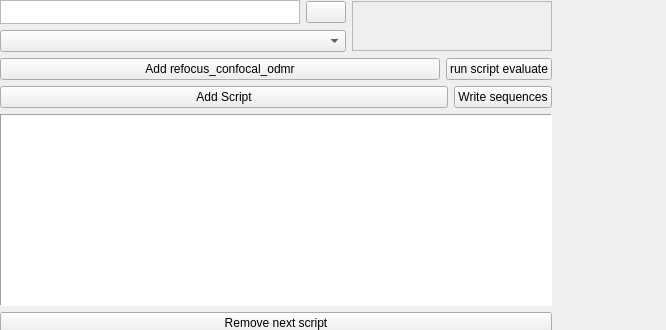
<?xml version="1.0" encoding="UTF-8"?>
<ui version="4.0">
 <class>window</class>
 <widget class="QWidget" name="window">
  <property name="geometry">
   <rect>
    <x>0</x>
    <y>0</y>
    <width>666</width>
    <height>330</height>
   </rect>
  </property>
  <property name="windowTitle">
   <string>Form</string>
  </property>
  <property name="windowOpacity">
   <double>1.000000000000000</double>
  </property>
  <property name="autoFillBackground">
   <bool>false</bool>
  </property>
  <widget class="QWidget" name="">
   <layout class="QVBoxLayout" name="verticalLayout_3">
    <item>
     <layout class="QHBoxLayout" name="horizontalLayout_4">
      <item>
       <layout class="QVBoxLayout" name="verticalLayout">
        <item>
         <layout class="QHBoxLayout" name="horizontalLayout_2">
          <item>
           <widget class="QTextBrowser" name="user_script_folder_text_field">
            <property name="enabled">
             <bool>true</bool>
            </property>
            <property name="sizePolicy">
             <sizepolicy hsizetype="Minimum" vsizetype="Fixed">
              <horstretch>0</horstretch>
              <verstretch>0</verstretch>
             </sizepolicy>
            </property>
            <property name="minimumSize">
             <size>
              <width>300</width>
              <height>0</height>
             </size>
            </property>
            <property name="maximumSize">
             <size>
              <width>16777215</width>
              <height>24</height>
             </size>
            </property>
            <property name="readOnly">
             <bool>false</bool>
            </property>
           </widget>
          </item>
          <item>
           <widget class="QPushButton" name="user_script_folder_pushButton">
            <property name="sizePolicy">
             <sizepolicy hsizetype="Fixed" vsizetype="Fixed">
              <horstretch>0</horstretch>
              <verstretch>0</verstretch>
             </sizepolicy>
            </property>
            <property name="text">
             <string/>
            </property>
            <property name="icon">
             <iconset>
              <normalon>folder_icon.png</normalon>
             </iconset>
            </property>
            <property name="iconSize">
             <size>
              <width>16</width>
              <height>16</height>
             </size>
            </property>
           </widget>
          </item>
         </layout>
        </item>
        <item>
         <widget class="QComboBox" name="selected_user_script_combo_box">
          <property name="maxVisibleItems">
           <number>40</number>
          </property>
         </widget>
        </item>
       </layout>
      </item>
      <item>
       <widget class="QTextEdit" name="user_script_params_text_field">
        <property name="enabled">
         <bool>false</bool>
        </property>
        <property name="sizePolicy">
         <sizepolicy hsizetype="Expanding" vsizetype="Fixed">
          <horstretch>0</horstretch>
          <verstretch>0</verstretch>
         </sizepolicy>
        </property>
        <property name="maximumSize">
         <size>
          <width>200</width>
          <height>50</height>
         </size>
        </property>
       </widget>
      </item>
     </layout>
    </item>
    <item>
     <layout class="QHBoxLayout" name="horizontalLayout_5">
      <item>
       <widget class="QPushButton" name="add_rco_button">
        <property name="maximumSize">
         <size>
          <width>16777215</width>
          <height>40</height>
         </size>
        </property>
        <property name="text">
         <string>Add refocus_confocal_odmr</string>
        </property>
       </widget>
      </item>
      <item>
       <widget class="QPushButton" name="evaluate_button">
        <property name="sizePolicy">
         <sizepolicy hsizetype="Fixed" vsizetype="Fixed">
          <horstretch>0</horstretch>
          <verstretch>0</verstretch>
         </sizepolicy>
        </property>
        <property name="text">
         <string>run script evaluate</string>
        </property>
       </widget>
      </item>
     </layout>
    </item>
    <item>
     <layout class="QHBoxLayout" name="horizontalLayout_6">
      <item>
       <widget class="QPushButton" name="add_to_queue_button">
        <property name="text">
         <string>Add Script</string>
        </property>
       </widget>
      </item>
      <item>
       <widget class="QPushButton" name="write_standard_awg_sequences_button">
        <property name="sizePolicy">
         <sizepolicy hsizetype="Fixed" vsizetype="Fixed">
          <horstretch>0</horstretch>
          <verstretch>0</verstretch>
         </sizepolicy>
        </property>
        <property name="text">
         <string>Write sequences</string>
        </property>
       </widget>
      </item>
     </layout>
    </item>
    <item>
     <widget class="QTableWidgetEnhancedDrop" name="script_queue_table">
      <property name="enabled">
       <bool>true</bool>
      </property>
      <property name="autoFillBackground">
       <bool>false</bool>
      </property>
      <property name="frameShape">
       <enum>QFrame::Panel</enum>
      </property>
      <property name="selectionMode">
       <enum>QAbstractItemView::MultiSelection</enum>
      </property>
     </widget>
    </item>
    <item>
     <widget class="QPushButton" name="remove_next_script_button">
      <property name="sizePolicy">
       <sizepolicy hsizetype="Minimum" vsizetype="Expanding">
        <horstretch>0</horstretch>
        <verstretch>0</verstretch>
       </sizepolicy>
      </property>
      <property name="maximumSize">
       <size>
        <width>16777215</width>
        <height>40</height>
       </size>
      </property>
      <property name="text">
       <string>Remove next script</string>
      </property>
     </widget>
    </item>
    <item>
     <widget class="QPushButton" name="set_stop_request_button">
      <property name="sizePolicy">
       <sizepolicy hsizetype="Minimum" vsizetype="Expanding">
        <horstretch>0</horstretch>
        <verstretch>0</verstretch>
       </sizepolicy>
      </property>
      <property name="maximumSize">
       <size>
        <width>16777215</width>
        <height>40</height>
       </size>
      </property>
      <property name="text">
       <string>Set stop_request</string>
      </property>
     </widget>
    </item>
   </layout>
  </widget>
 </widget>
 <customwidgets>
  <customwidget>
   <class>QTableWidgetEnhancedDrop</class>
   <extends>QTableWidget</extends>
   <header>logic/qudip_enhanced/qtgui/custom_widgets.h</header>
  </customwidget>
 </customwidgets>
 <resources/>
 <connections/>
</ui>
